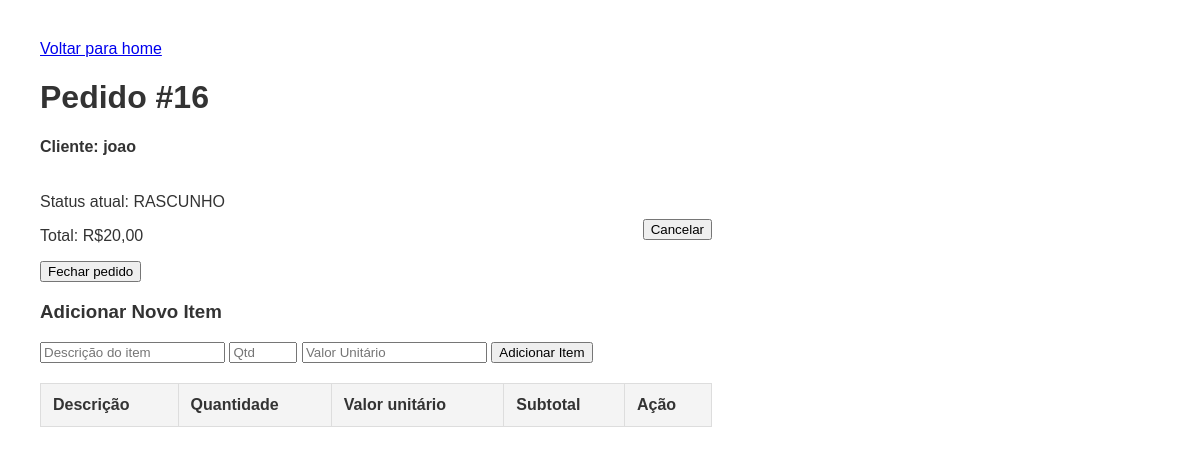
/pedidos/16/ (signed in), run on the app's committed database.
### pedidos/models.py (models this page shows, shortened)
class Pedido(models.Model):
    data = models.DateTimeField(auto_now=True)
    status = models.CharField(max_length=10, choices=STATUS_PEDIDOS, default='RASCUNHO')
    total = models.DecimalField(max_digits=10, decimal_places=2, default=0.00)
    cliente = models.CharField(max_length=255, null=True, blank=True)

### pedidos/views.py (the view)
# urls.py: path('pedidos/<int:pedido_id>/', views.detalhar_pedido, name='detalhe_pedido'),
@login_required
def detalhar_pedido(request, pedido_id):
    pedido = get_object_or_404(Pedido, id=pedido_id)
    contexto = {
        'pedido': pedido
    }
    return render(request, 'detalhe_pedido.html', contexto)

### pedidos/templates/detalhe_pedido.html (shortened to what this page needs)
{% load static %}
<!DOCTYPE html>
<html lang="pt-BR">
<head>
    <link rel="stylesheet" href="{% static 'pedidos/css/detalhar_pedido.css' %}">
</head>
<body>
    <div class="cabecalho">
        <a href="{% url 'home' %}">Voltar para home</a>
        <h1>Pedido #{{pedido.id}}</h1>
        <h4>Cliente: <span>{{pedido.cliente}}</span></h2>
            <div class="colunas">
                <div class="coluna1">
                    <p>Status atual: {{pedido.status}} </p>
                    <p id="total-pedido">Total: R${{ pedido.total}}</p>
                    {% if pedido.status == 'RASCUNHO'%}
                    <button onclick="fecharPedido()">Fechar pedido</button>
                    {% endif %}
                </div>
                {% if pedido.status != 'CANCELADO' %}
                <div class="coluna2">
                    <button onclick="cancelarPedido()">Cancelar</button>
                </div>
                {% else %}
                <button onclick="abrirPedido()">Abrir pedido</button>
                {% endif %}
            </div>
    </div>
    {% if pedido.status == 'RASCUNHO' %}
    <div class="formulario-item">
        <h3>Adicionar Novo Item</h3>
        <input type="text" id="desc" placeholder="Descrição do item" required>
        <input type="number" id="qtd" placeholder="Qtd" style="width: 60px;" required>
        <input type="number" id="valor" placeholder="Valor Unitário" step="0.01" required>
        <button class="btn" onclick="adicionarItem()">Adicionar Item</button>
    </div>
    {% else %}
    <div>
        <p>Aviso: Este pedido está {{ pedido.status }} e não pode mais ser editado.</p>
    </div>
    {% endif %}
    <table>
        <thead>
            <tr>
                <th>Descrição</th>
                <th>Quantidade</th>
                <th>Valor unitário</th>
                <th>Subtotal</th>
                <th>Ação</th>
            </tr>
        </thead>
    </table>
</body>
</html>

### templates/static/pedidos/css/detalhar_pedido.css (style rules this page uses)
body { font-family: sans-serif; margin: 40px; color: #333; }
table { width: 60%; border-collapse: collapse; margin-top: 20px; text-align: center; }
th, td { border: 1px solid #ddd; padding: 12px; text-align: left; }
th { background-color: #f4f4f4; }
.colunas { display: flex; flex-direction: row; align-items: center; justify-content: space-between; width: 60%; }

### data on the page
Pedido: id "16", cliente "joao", status "RASCUNHO", total "20,00"
